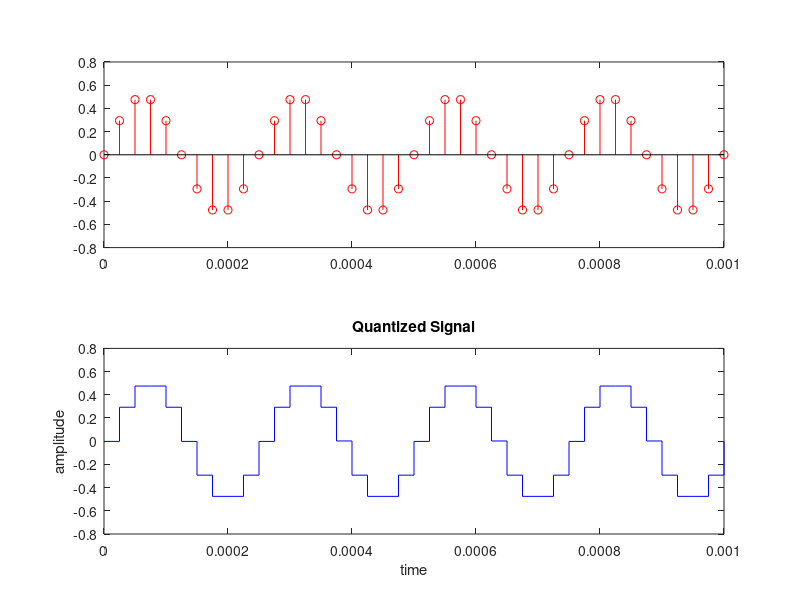

The MATLAB script that drew this image:
%ID:19-40117-1
fs=40e3;% sampling frequency
fc=4e3;% frequency of the signal
t=0:1/fs:0.001;%discrete time
x=0.5*sin(2*pi*fc*t);% discrete signal
n=8;
L=(2^n)-1;
delta=(max(x)-min(x))/L;
xq=min(x)+(round((x-min(x))/delta)).*delta
subplot(2,1,1)
stem(t,x,'r');
subplot(2,1,2);% breaking the window figure to plot both graphs
stem(t,x,'b');% plot of discrete time signaltitle('Discrete time representation')% title of the figure
xlabel('time(s)')% label on the x-axis of the plot
ylabel('X[n]')% label on the y-axis of the plot
subplot(2,1,2);
stairs(t,xq,'b');% the quantized output
title('Quantized Signal')% title of the figure
xlabel('time')% label on the x-axis of the plot
ylabel('amplitude')% label on the y-axis of the plot
